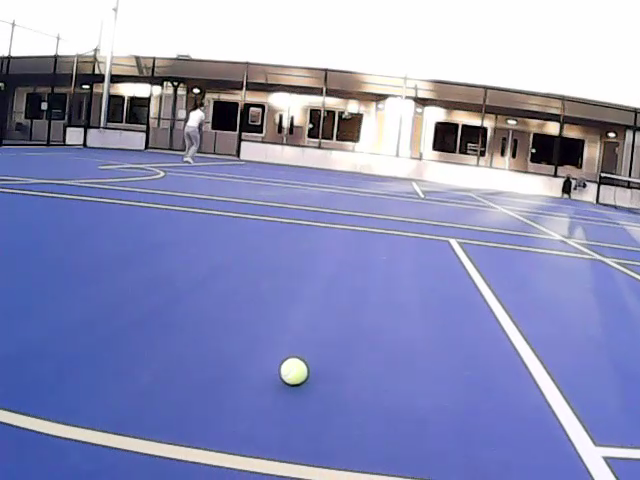
#> input picture frame 28 of minghao/tennis/1.mp4, 640 x 480 px
$ python analysis.py
#> lines starting #> are read from the running program, lines starting #| are printed output that depends on the picture; after the words box and inside, x2 and y2 are one past the last pixel; in counts of white or black regions, pixels touching at a corner belong together
### minghao/tennis_detect.py
import cv2
import numpy as np

class tennis_detctor:
    def __init__(self, length_filter=30, remove_div_points=8,random_points=20,threshold=4):

        self.length_filter = length_filter # 30
        self.remove_div_points = remove_div_points #8
        self.random_points =  random_points # 20
        self.threshold = threshold # 4

    def detect(self,frame):

        # 检查颜色范围1，找到网球颜色区域和地面颜色区域
        mask_ground = self.color_filter(frame,'ground')
        maks_tennis = self.color_filter(frame,'tennis')
        # 使用Canny 检测轮廓
        edges = self.Canny_edge(frame)
        edges = cv2.bitwise_and(edges, mask_ground)
        intersection = cv2.bitwise_and(maks_tennis, edges)
        # 找到重叠部分的轮廓
        intersection_contours, _ = cv2.findContours(intersection, cv2.RETR_EXTERNAL, cv2.CHAIN_APPROX_NONE)
        # 保留最长的10个轮廓，并且保留大于 length_filter 的轮廓
        intersection_contours = sorted(intersection_contours, key=lambda c: cv2.arcLength(c, True), reverse=True)[:20]
        filtered_contours = [contour for contour in intersection_contours if len(contour) > self.length_filter]
        # 检查轮廓是否是圆形，返回符合的⚪
        valid_circles,mean_centers,Radius = self.check_circles_in_filtered_contours(filtered_contours)

        # 初始化最大面积， 计算圆的最大的面积,找到面积最大的球
        tennis_list_center = []
        tennis_R = []
        max_area = 0
        for contour in valid_circles:
            area = cv2.contourArea(contour)
            if area > max_area:
                max_area = area
        # 记下符合的圆形
        for i in range(len(Radius)):
            if cv2.contourArea(valid_circles[i]) > 0.5 * max_area and np.max(Radius) > 5:
                x, y = map(int, map(round, mean_centers[i]))
                tennis_list_center.append([x,y])
                tennis_R.append(int(Radius[i]))
        return tennis_list_center,tennis_R

    def color_filter(self,frame,obj):
        hsv = cv2.cvtColor(frame, cv2.COLOR_BGR2HSV)
        if obj == 'tennis':
            # 定义网球的颜色范围（根据网球的实际颜色调整）
            mask_1 = cv2.inRange(hsv, np.array([25, 70, 0]), np.array([60, 120, 255]))
            mask_2 = cv2.inRange(hsv, np.array([25, 20, 50]), np.array([60, 255, 160])) #backlighting(beiguang)
            mask_3 = cv2.inRange(hsv, np.array([8, 0, 220]), np.array([72, 100, 255])) #frontlighting(fanguang)
            # 创建遮罩，只保留在颜色范围内的部分 球
            mask = cv2.bitwise_or(mask_1, mask_2)
            mask = cv2.bitwise_or(mask, mask_3)
            # 使用形态学操作去除噪声
            mask = cv2.erode(mask, None, iterations=1)
            obj_dilated_mask = cv2.dilate(mask, np.ones((15, 15), np.uint8), iterations=4)
        elif obj == 'ground':
            # 蓝色地面，
            mask_ground = cv2.inRange(hsv, np.array([107, 69, 0]), np.array([126, 200, 255]))
            # 使用形态学操作去除噪声
            mask_ground = cv2.erode(mask_ground, np.ones((5, 5)), iterations=4)
            obj_dilated_mask = cv2.dilate(mask_ground, np.ones((15, 15), np.uint8), iterations=4)
        return obj_dilated_mask

    def Canny_edge(self,frame):
        gray = cv2.cvtColor(frame, cv2.COLOR_BGR2GRAY)
        blurred = cv2.GaussianBlur(gray, (7, 7), 3)
        edges = cv2.Canny(blurred, 50, 150)
        edges_dilated = cv2.dilate(edges, None, iterations=1)
        return edges

    def check_circles_in_filtered_contours(self, filtered_contours):
        valid_circles = []
        mean_centers = []
        Radius = []
        check = None
        # 验证每个轮廓是否为圆形
        for contour in filtered_contours:
            centers = []
            for k in range(self.random_points):
                # 随机采样法
                idx1, idx2, idx3 = np.random.choice(len(contour), 3, replace=True)
                p1, p2, p3 = contour[idx1][0], contour[idx2][0], contour[idx3][0]
                center = self.get_circle_center(p1, p2, p3)

                if center:
                    centers.append(center)
                    #cv2.circle(result_image, center, 1, (len(contour), len(contour), len(contour)), 2)
            if len(centers) > self.remove_div_points +1:
                check,m_center,R = self.is_circle(contour,centers)
            if check:
                mean_centers.append(m_center)
                valid_circles.append(contour)
                Radius.append(R)
        return valid_circles,mean_centers,Radius

    def get_circle_center(self,p1, p2, p3):
        """
        计算三个点的外接圆圆心
        """
        temp = p2[0]**2 + p2[1]**2
        bc = (p1[0]**2 + p1[1]**2 - temp) / 2
        cd = (temp - p3[0]**2 - p3[1]**2) / 2
        det = (p1[0] - p2[0]) * (p2[1] - p3[1]) - (p2[0] - p3[0]) * (p1[1] - p2[1])
        if abs(det) < 1e-6:
          return None
        cx = (bc * (p2[1] - p3[1]) - cd * (p1[1] - p2[1])) / det
        cy = ((p1[0] - p2[0]) * cd - (p2[0] - p3[0]) * bc) / det
        return int(cx), int(cy)

    def is_circle(self,contour,centers):
        """
        检查圆心分布是否接近，判断是否为圆形
        """
        # 将列表转换为 NumPy 数组, 计算均值中心, 计算每个点到均值中心的距离,找到距离最大的 n 个点的索引
        # 创建一个布尔掩码，标记出需要保留的点, 使用掩码创建一个新的数组，不包含最大的 n 个值
        centers = np.array(centers)
        mean_center = np.mean(centers, axis=0)
        distances = np.linalg.norm(np.squeeze(centers - mean_center), axis=1)
        indices_to_remove = np.argpartition(distances, -self.remove_div_points)[-self.remove_div_points:]
        mask = np.ones(centers.shape[0], dtype=bool)
        mask[indices_to_remove] = False
        filtered_centers = centers[mask]
        # 计算 去除散点的中心
        centers = np.array(filtered_centers)
        mean_center = np.mean(centers, axis=0)
        distances = (np.linalg.norm(np.squeeze(centers - mean_center), axis=1))
        # 计算半径
        Rs = (np.linalg.norm(np.squeeze(contour - mean_center), axis=1))
        R = np.mean(Rs)
        return (np.mean(distances) < self.threshold ) , mean_center ,R


### minghao/analysis.py
import cv2
import numpy as np
import time
from tennis_detect import tennis_detctor

if __name__ == '__main__':

    #vid = cv2.VideoCapture(2)
    #vid.set(cv2.CAP_PROP_FRAME_WIDTH, 640) # 1280
    #vid.set(cv2.CAP_PROP_FRAME_HEIGHT, 480) # 720

    video_path = 'tennis/1.mp4'
    vid = cv2.VideoCapture(video_path)

    Tennis_Detector = tennis_detctor(length_filter = 30,
                                       remove_div_points = 8,
                                       random_points = 20,
                                       threshold = 4)

    while True:

        ret, frame = vid.read()
#> frame is the input picture: shape (480, 640, 3); mean B, G, R 186.4, 145.5, 140.9
        if not ret:
            vid = cv2.VideoCapture(video_path)
            ret, frame = vid.read()


        frame = cv2.imread('tennis/11.jpg')
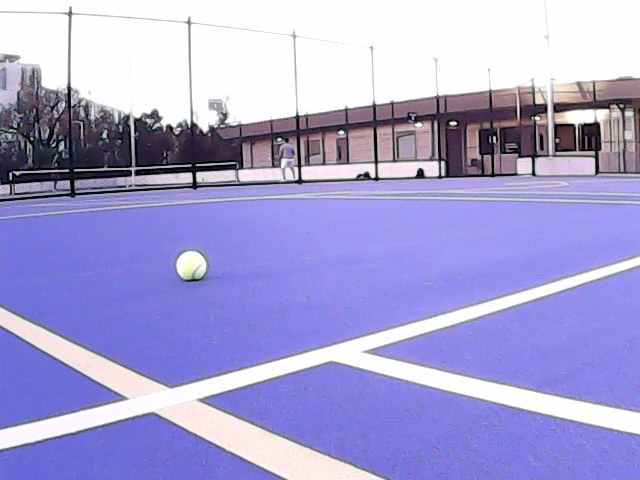
#> input picture minghao/tennis/11.jpg, 640 x 480 px
#> frame is the input picture: shape (480, 640, 3); mean B, G, R 211.5, 161.4, 165.8

        Original = frame.copy()
        cv2.imshow('Original',Original)

        ts = time.time() # record time usage
        C,R = Tennis_Detector.detect(frame)
#> in color_filter, `hsv = cv2.cvtColor(frame, cv2.COLOR_BGR2HSV)`: hsv: shape (480, 640, 3); mean H, S, V 97.1, 65.9, 213.1
#> in color_filter, `mask_ground = cv2.inRange(hsv, np.array([107, 69, 0]), np.array([126, ..`:
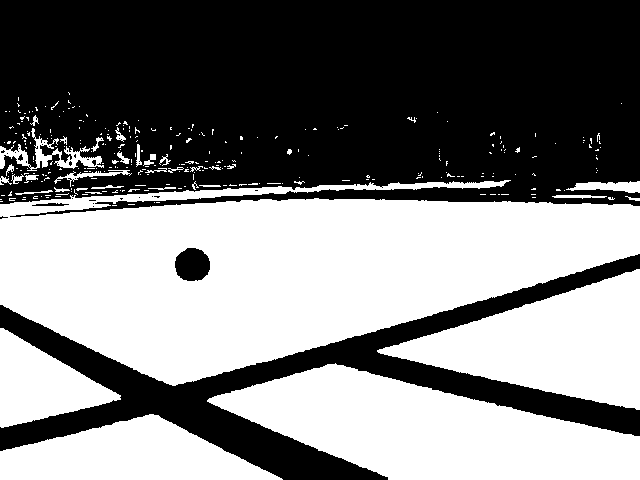
#> mask_ground: shape (480, 640); 49.9% white; 301 white regions (264 under 20 px), largest, box (x1, y1, x2, y2) and area: (0, 180, 640, 386) 82209, (207, 363, 640, 480) 29424, (377, 269, 640, 410) 19051
#> in color_filter, `mask_ground = cv2.erode(mask_ground, np.ones((5, 5)), iterations=4)`:
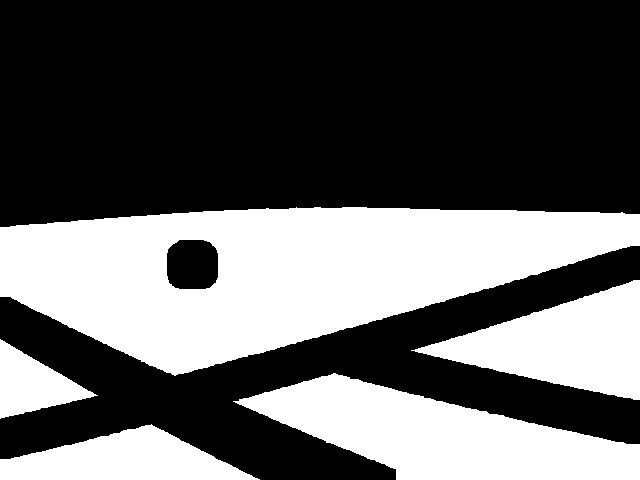
#> mask_ground: shape (480, 640); 37.3% white; 5 white regions, box (x1, y1, x2, y2) and area: (0, 207, 640, 376) 64873, (233, 373, 640, 480) 23187, (411, 280, 640, 400) 14025, (0, 424, 260, 480) 8635, (0, 339, 98, 419) 3903
#> in color_filter, `obj_dilated_mask = cv2.dilate(mask_ground, np.ones((15, 15), np.uint8)..`: obj_dilated_mask: shape (480, 640); 61.7% white; 4 black regions (1 under 20 px), largest, box (x1, y1, x2, y2) and area: (0, 0, 640, 197) 117468, (288, 465, 324, 480) 265, (196, 403, 205, 409) 30
#> call 2 of color_filter, with obj = 'tennis'
#> in color_filter (call 2), `mask_1 = cv2.inRange(hsv, np.array([25, 70, 0]), np.array([60, 120, 25..`: mask_1: shape (480, 640); 0.01% white in thin lines or dots, all inside (x1, y1, x2, y2) = (188, 109, 624, 280)
#> in color_filter (call 2), `mask_2 = cv2.inRange(hsv, np.array([25, 20, 50]), np.array([60, 255, 1..`: mask_2: shape (480, 640); 0.01% white in thin lines or dots, all inside (x1, y1, x2, y2) = (187, 108, 623, 480)
#> in color_filter (call 2), `mask_3 = cv2.inRange(hsv, np.array([8, 0, 220]), np.array([72, 100, 25..`: mask_3: shape (480, 640); 2.4% white; 296 white regions (215 under 20 px), largest, box (x1, y1, x2, y2) and area: (277, 443, 333, 480) 489, (300, 460, 356, 480) 481, (179, 252, 206, 277) 462
#> in color_filter (call 2), `mask = cv2.bitwise_or(mask_1, mask_2)`: mask: shape (480, 640); 0.02% white in thin lines or dots, all inside (x1, y1, x2, y2) = (187, 108, 624, 480)
#> in color_filter (call 2), `mask = cv2.bitwise_or(mask, mask_3)`: mask: shape (480, 640); 2.4% white; 301 white regions (220 under 20 px), largest, box (x1, y1, x2, y2) and area: (277, 443, 333, 480) 489, (179, 252, 206, 280) 486, (300, 460, 356, 480) 481
#> in color_filter (call 2), `mask = cv2.erode(mask, None, iterations=1)`: mask: shape (480, 640); 0.65% white; 139 white regions (118 under 20 px), largest, box (x1, y1, x2, y2) and area: (180, 255, 205, 276) 316, (283, 451, 299, 480) 186, (301, 462, 331, 480) 179
#> in color_filter (call 2), `obj_dilated_mask = cv2.dilate(mask, np.ones((15, 15), np.uint8), itera..`:
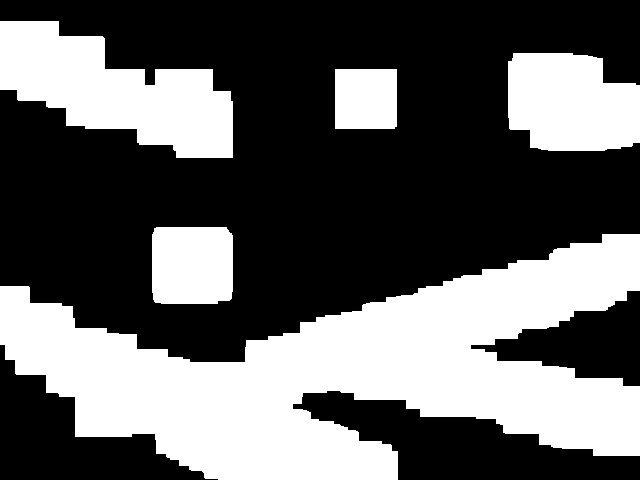
#> obj_dilated_mask: shape (480, 640); 38.4% white; 5 white regions, box (x1, y1, x2, y2) and area: (0, 234, 640, 480) 79114, (0, 21, 233, 158) 18042, (508, 53, 640, 151) 11043, (152, 227, 233, 304) 6113, (335, 69, 397, 129) 3716
#> in Canny_edge, `blurred = cv2.GaussianBlur(gray, (7, 7), 3)`:
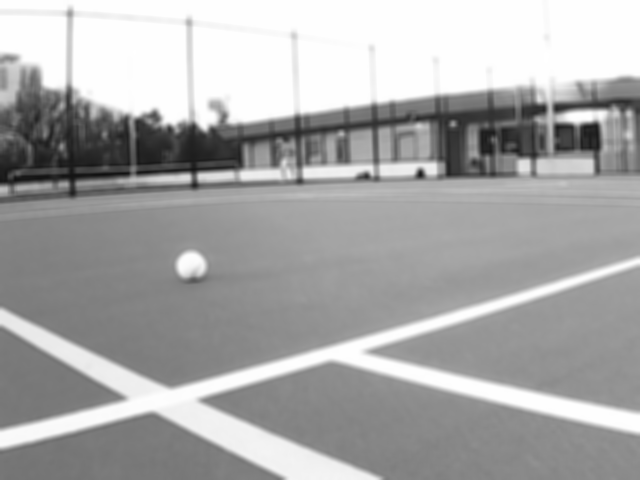
#> blurred: shape (480, 640); min 15, max 255, mean 168.4
#> in Canny_edge, `edges = cv2.Canny(blurred, 50, 150)`: edges: shape (480, 640); 3.1% white in thin lines or dots
#> in Canny_edge, `edges_dilated = cv2.dilate(edges, None, iterations=1)`: edges_dilated: shape (480, 640); 10.1% white; 16 white regions, largest, box (x1, y1, x2, y2) and area: (0, 7, 640, 205) 17596, (0, 256, 640, 390) 2408, (197, 359, 640, 479) 2311
#> in detect, `edges = cv2.bitwise_and(edges, mask_ground)`: edges: shape (480, 640); 1.1% white in thin lines or dots, all inside (x1, y1, x2, y2) = (0, 179, 640, 478)
#> in detect, `intersection = cv2.bitwise_and(maks_tennis, edges)`:
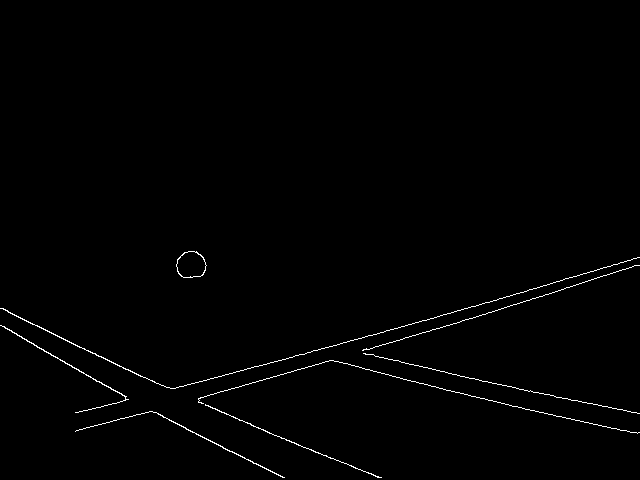
#> intersection: shape (480, 640); 0.83% white in thin lines or dots, all inside (x1, y1, x2, y2) = (0, 251, 640, 478)
#> in detect, `intersection_contours, _ = cv2.findContours(intersection, cv2.RETR_EXT..`: intersection_contours = 8 contours, 3 with area under 20; largest, box (x1, y1, x2, y2) and area: (176, 251, 207, 278) 618, (0, 325, 129, 413) 70, (0, 257, 640, 389) 66, (75, 411, 285, 478) 60, (205, 404, 382, 478) 44
#> in detect, `filtered_contours = [contour for contour in intersection_contours if l..`: filtered_contours has the same summary as intersection_contours
#> the loop in check_circles_in_filtered_contours, `for contour in filtered_contours:` made 8 passes
#> (indices_to_remove in is_circle, R) on passes 1 to 5: ([6, 9, 11, 14, 10, 16, 8, 18], 514.3), ([5, 11, 10, 12, 15, 16, 7, 1], 1219.7), ([9, 8, 13, 7, 15, 16, 6, 11], 2195.6), ([5, 3, 7, 10, 8, 1, 2, 19], 794.3), ([4, 16, 8, 5, 19, 17, 11, 0], 223)
#> the loop in detect, `for contour in valid_circles:` made 1 pass
#> the loop in detect, `for i in range(len(Radius)):` made 1 pass
        #print('time used all', time.time() - ts)

        for i in range(len(R)):
            R_int = R[i]
            x,y = C[i]
            cv2.circle(frame, (x,y), 1, (0,0,255), 8)
            cv2.rectangle(frame, (x-R_int, y-R_int), (x + R_int, y + R_int), (0, 0, 255), 3)
            print('circle number : ', i+1 , 'position ' , x-320, y-240)
#> this loop made 1 pass
#| circle number :  1 position  -130 24
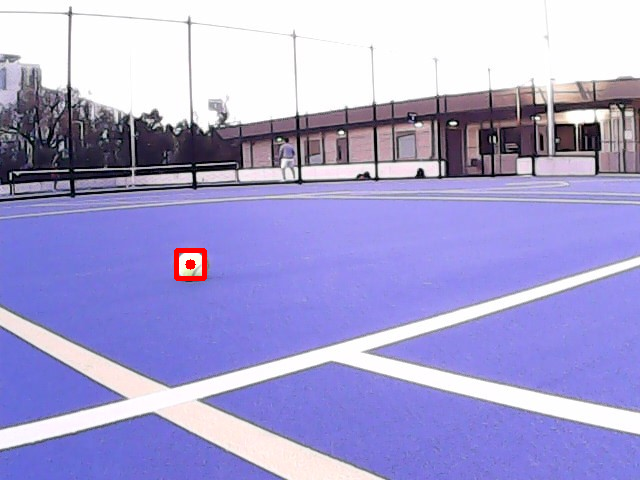
#> frame: shape (480, 640, 3); 0.2% of pixels changed, all inside (x1, y1, x2, y2) = (174, 248, 207, 281)

        x_offset = 800
        y_offset = 600
        # 显示结果图像
        cv2.imshow('tennis',frame)
        #cv2.moveWindow('tennis', x_offset * 1, y_offset * 2)
        cv2.imshow('Original',Original)
        #cv2.moveWindow('Original', x_offset * 2-150, y_offset * 2)

        time.sleep(0.02)

        if cv2.waitKey(1) & 0xFF == ord('q'):
#> (key q is pressed here)
            break

$ run again, starting later in the video
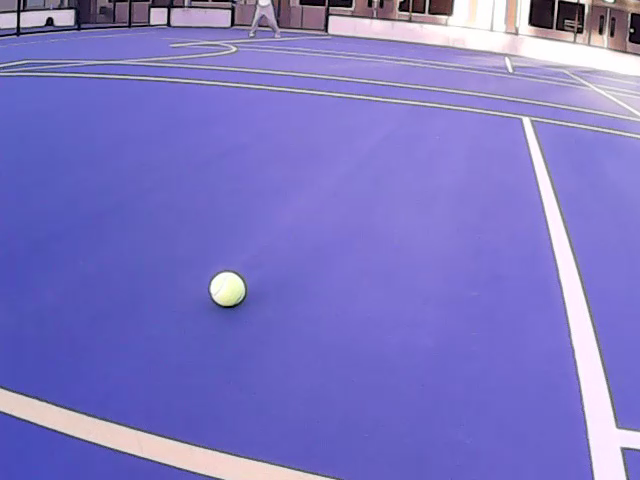
#> input picture frame 128 of minghao/tennis/1.mp4, 640 x 480 px
#> frame is the input picture: shape (480, 640, 3); mean B, G, R 196.5, 118.6, 125.3
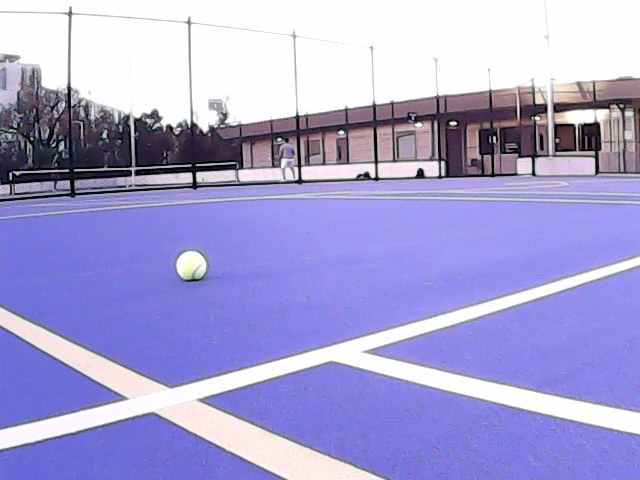
#> input picture minghao/tennis/11.jpg, 640 x 480 px
#> frame is the input picture: shape (480, 640, 3); mean B, G, R 211.5, 161.4, 165.8
#> hsv: shape (480, 640, 3); mean H, S, V 97.1, 65.9, 213.1
#> mask_1: shape (480, 640); 0.01% white in thin lines or dots, all inside (x1, y1, x2, y2) = (188, 109, 624, 280)
#> mask_2: shape (480, 640); 0.01% white in thin lines or dots, all inside (x1, y1, x2, y2) = (187, 108, 623, 480)
#> mask_3: shape (480, 640); 2.4% white; 296 white regions (215 under 20 px), largest, box (x1, y1, x2, y2) and area: (277, 443, 333, 480) 489, (300, 460, 356, 480) 481, (179, 252, 206, 277) 462
#> edges_dilated: shape (480, 640); 10.1% white; 16 white regions, largest, box (x1, y1, x2, y2) and area: (0, 7, 640, 205) 17596, (0, 256, 640, 390) 2408, (197, 359, 640, 479) 2311
#> intersection: shape (480, 640); 0.83% white in thin lines or dots, all inside (x1, y1, x2, y2) = (0, 251, 640, 478)
#> intersection_contours = 8 contours, 3 with area under 20; largest, box (x1, y1, x2, y2) and area: (176, 251, 207, 278) 618, (0, 325, 129, 413) 70, (0, 257, 640, 389) 66, (75, 411, 285, 478) 60, (205, 404, 382, 478) 44
#> filtered_contours has the same summary as intersection_contours
#> the loop in check_circles_in_filtered_contours, `for contour in filtered_contours:` made 8 passes
#> (indices_to_remove in is_circle, R) on passes 1 to 5: ([6, 9, 11, 14, 10, 16, 8, 18], 514.3), ([5, 11, 10, 12, 15, 16, 7, 1], 1219.7), ([9, 8, 13, 7, 15, 16, 6, 11], 2195.6), ([5, 3, 7, 10, 8, 1, 2, 19], 794.3), ([4, 16, 8, 5, 19, 17, 11, 0], 223)
#> the loop in detect, `for contour in valid_circles:` made 1 pass
#> the loop in detect, `for i in range(len(Radius)):` made 1 pass
#> the loop `for i in range(len(R)):` made 1 pass
#| circle number :  1 position  -130 24

$ run again, starting later in the video
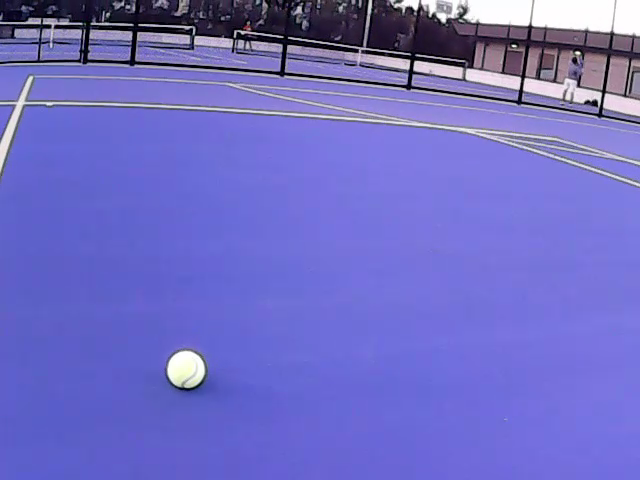
#> input picture frame 228 of minghao/tennis/1.mp4, 640 x 480 px
#> frame is the input picture: shape (480, 640, 3); mean B, G, R 196.4, 109.4, 112
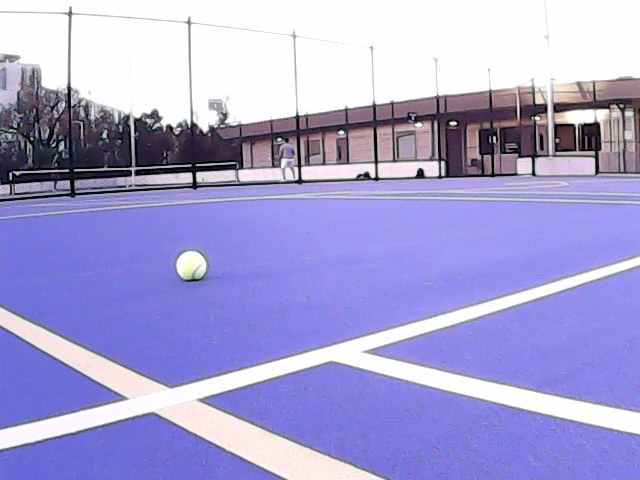
#> input picture minghao/tennis/11.jpg, 640 x 480 px
#> frame is the input picture: shape (480, 640, 3); mean B, G, R 211.5, 161.4, 165.8
#> hsv: shape (480, 640, 3); mean H, S, V 97.1, 65.9, 213.1
#> mask_1: shape (480, 640); 0.01% white in thin lines or dots, all inside (x1, y1, x2, y2) = (188, 109, 624, 280)
#> mask_2: shape (480, 640); 0.01% white in thin lines or dots, all inside (x1, y1, x2, y2) = (187, 108, 623, 480)
#> mask_3: shape (480, 640); 2.4% white; 296 white regions (215 under 20 px), largest, box (x1, y1, x2, y2) and area: (277, 443, 333, 480) 489, (300, 460, 356, 480) 481, (179, 252, 206, 277) 462
#> edges_dilated: shape (480, 640); 10.1% white; 16 white regions, largest, box (x1, y1, x2, y2) and area: (0, 7, 640, 205) 17596, (0, 256, 640, 390) 2408, (197, 359, 640, 479) 2311
#> intersection: shape (480, 640); 0.83% white in thin lines or dots, all inside (x1, y1, x2, y2) = (0, 251, 640, 478)
#> intersection_contours = 8 contours, 3 with area under 20; largest, box (x1, y1, x2, y2) and area: (176, 251, 207, 278) 618, (0, 325, 129, 413) 70, (0, 257, 640, 389) 66, (75, 411, 285, 478) 60, (205, 404, 382, 478) 44
#> filtered_contours has the same summary as intersection_contours
#> the loop in check_circles_in_filtered_contours, `for contour in filtered_contours:` made 8 passes
#> (indices_to_remove in is_circle, R) on passes 1 to 5: ([6, 9, 11, 14, 10, 16, 8, 18], 514.3), ([5, 11, 10, 12, 15, 16, 7, 1], 1219.7), ([9, 8, 13, 7, 15, 16, 6, 11], 2195.6), ([5, 3, 7, 10, 8, 1, 2, 19], 794.3), ([4, 16, 8, 5, 19, 17, 11, 0], 223)
#> the loop in detect, `for contour in valid_circles:` made 1 pass
#> the loop in detect, `for i in range(len(Radius)):` made 1 pass
#> the loop `for i in range(len(R)):` made 1 pass
#| circle number :  1 position  -130 24
